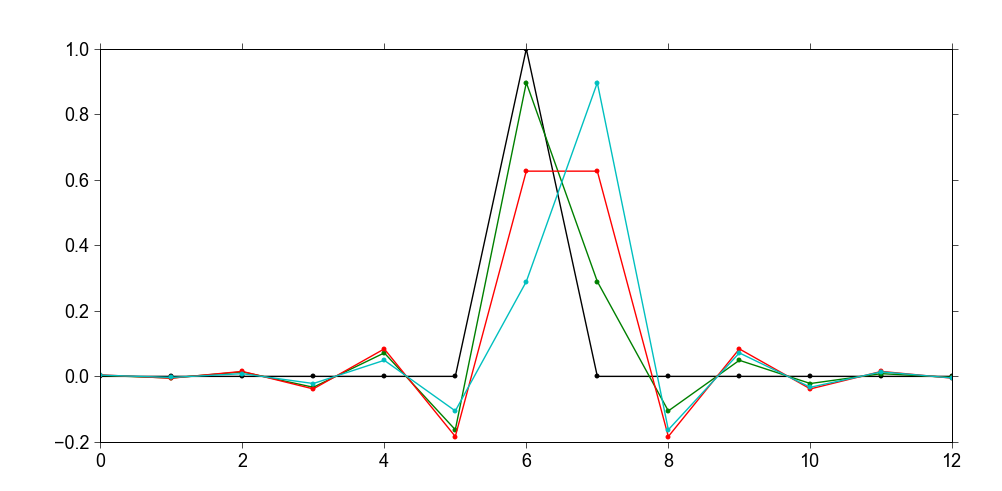

Here is the Python script that generated this plot:
>>> figure()
<matplotlib.figure.Figure object at 0x03D94450>
>>> t = np.arange(start=-12/2-0-0, stop=-12/2-0+13-0, step=1)
>>> plot(h(t)*hamming(t, 12))
[<matplotlib.lines.Line2D object at 0x040FBE10>]
>>> t = np.arange(start=-12/2-0.25-0, stop=-12/2-0.25+13-0, step=1)
>>> plot(h(t)*hamming(t, 12))
[<matplotlib.lines.Line2D object at 0x04103F30>]
>>> t = np.arange(start=-12/2-0.5-0, stop=-12/2-0.5+13-0, step=1)
>>> plot(h(t)*hamming(t, 12))
[<matplotlib.lines.Line2D object at 0x040DE8D0>]
>>> t = np.arange(start=-12/2-0.75-0, stop=-12/2-0.75+13-0, step=1)
>>> plot(h(t)*hamming(t, 12))
[<matplotlib.lines.Line2D object at 0x04110D30>]
